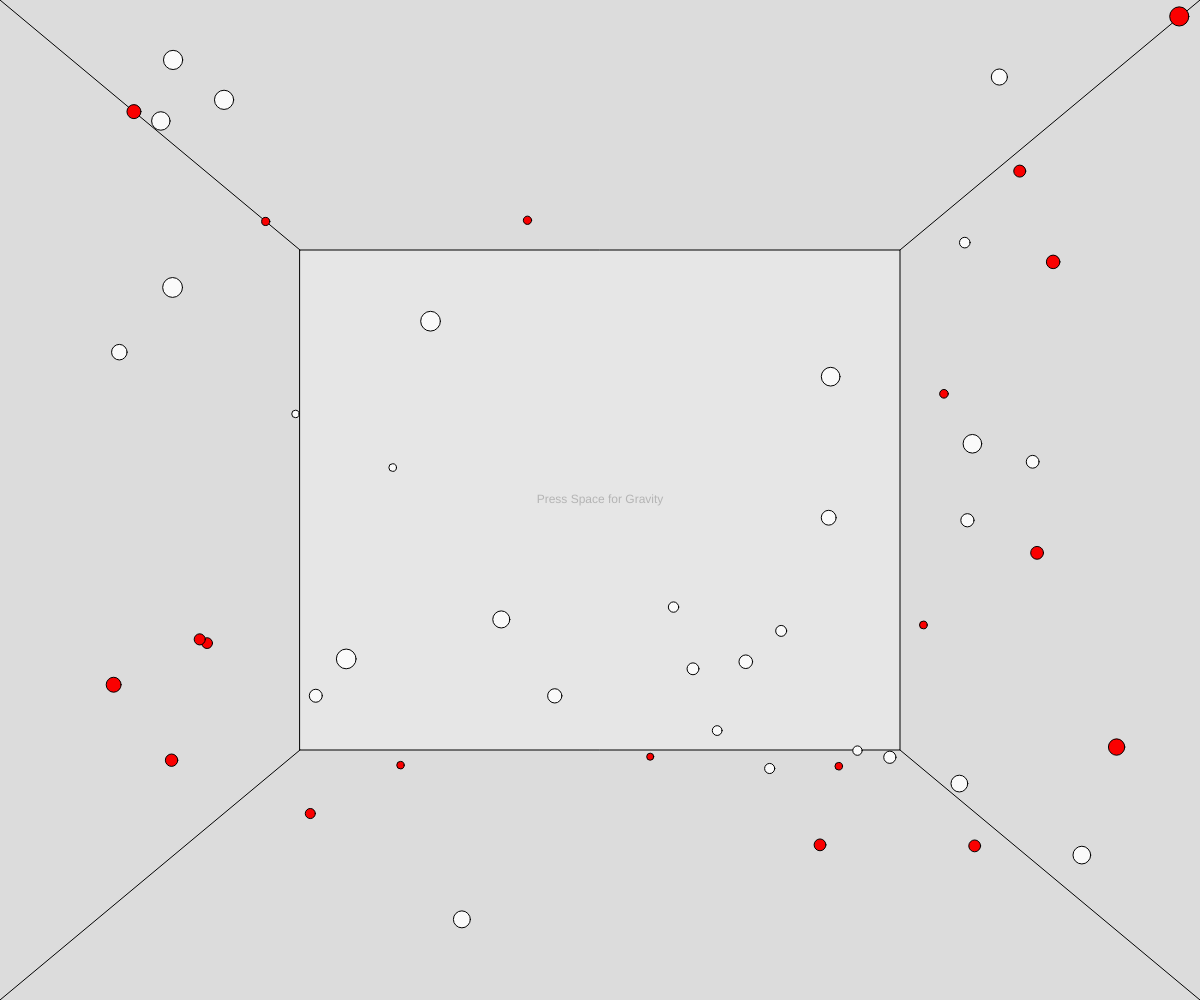
Frame 1 (no input)
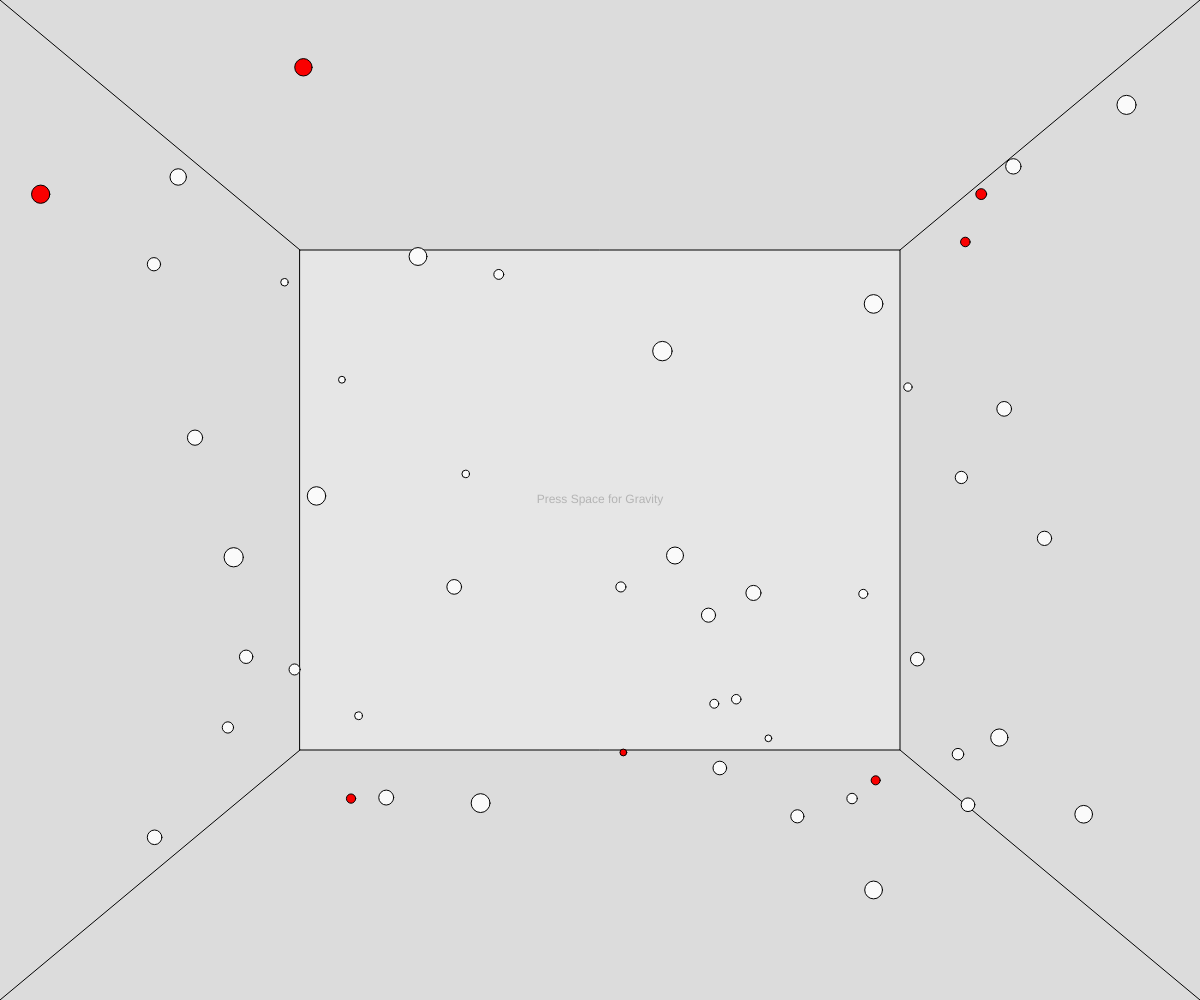
Frame 60 (no input)
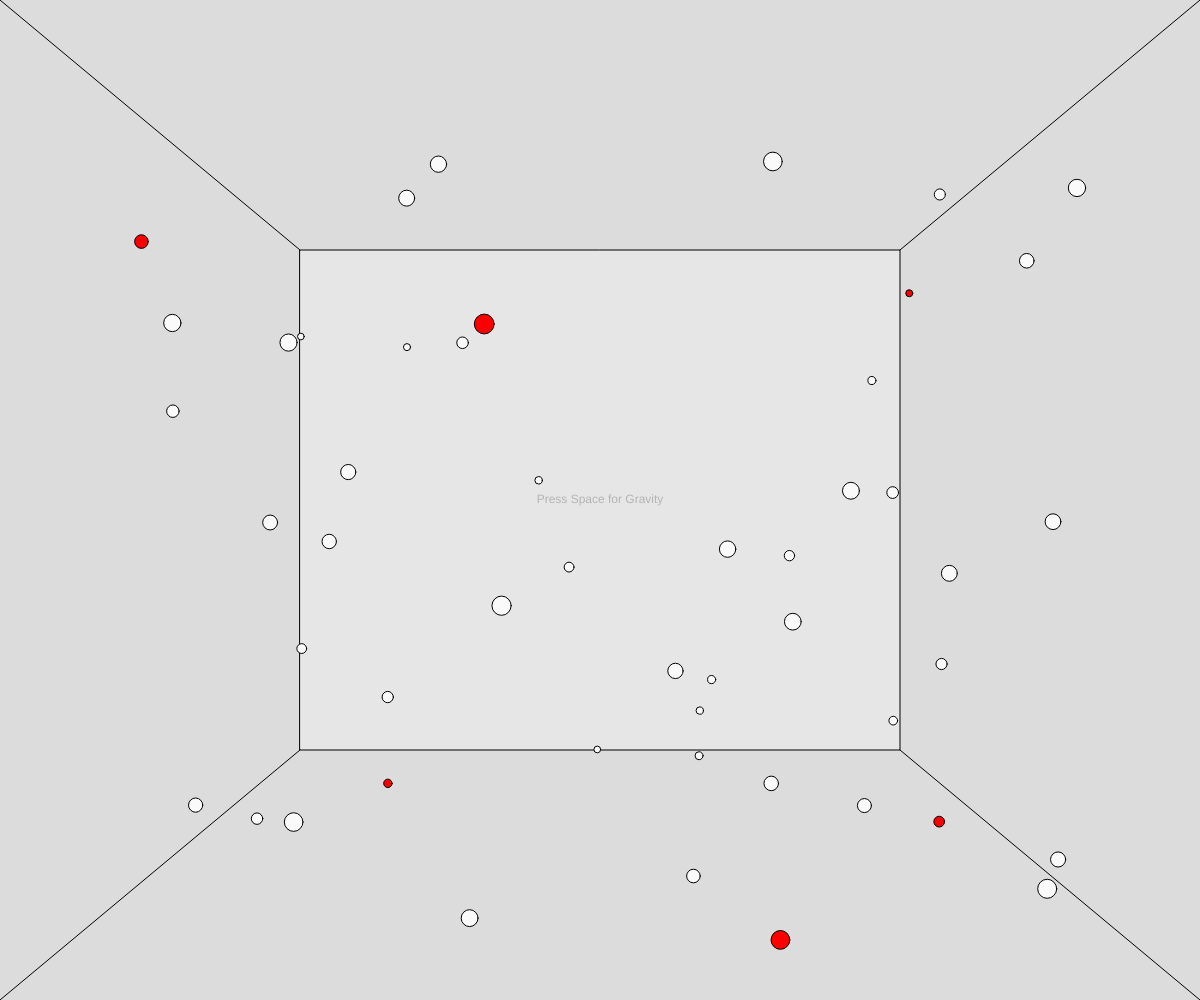
Frame 120 (the mouse pressed at the canvas centre since frame 60)

The p5.js sketch that drew these frames (run headless with seeded random() and noise() and a simulated clock; from frame 60 on, the mouse is pressed at the canvas centre):

// p5.js sketch
// ── sketch.js
let critters = [];

function setup() {
  createCanvas(windowWidth, windowHeight);
  
  for(let i = 0; i < 50; i++){
    critters.push(new Critter());
  }
  
  
}

function draw() {
  background(220);
  
  
  
  //draw cube lines
  fill(230);
  rect(width/2 - width/4, height/2 - height/4, width/2 , height/2 );
  
  line(0,0,width/2 - width/4, height/2 - height/4);
  line(width,0,width/2 + width/4, height/2 - height/4);
  line(0,height,width/2 - width/4, height/2 + height/4);
  line(width,height,width/2 + width/4, height/2 + height/4);
  
  //text
  fill(180);
  textAlign(CENTER, CENTER);
  text("Press Space for Gravity", width/2, height/2);
  
  //draw spheres
  critters.sort(function compareFn(firstEl, secondEl) {
    return min(max(firstEl.getDepth() - secondEl.getDepth(),-1),1);
  });
  
  for(let i in critters){
    critters[i].moveFwd();
    critters[i].draw();
  }
  
}

function keyPressed() {
  if (keyCode === 32) {
    for(let i in critters){
    critters[i].setGravity(createVector(0,0,1));
    }
  }
}

function keyReleased() {
  if (keyCode === 32) {
    for(let i in critters){
    critters[i].setGravity(createVector(0,0,0));
    }
  }
  return false; // prevent any default behavior
}
// ── critter.js
class Critter{
  constructor(){
    this.maxDepth = max(width,height);
    this.pos = createVector(random(width),random(this.maxDepth),random(height));
    this.dir = p5.Vector.random3D().normalize();
    this.scale = 20;
    this.speed = random(1,3);
    this.hitFrames = 0;
    this.gravity = createVector(0,0,0);
  }
  
  setDir(dir){
    this.dir = dir;
  }
  
  setDirLerp(dir, by){
    this.setDir(p5.Vector.lerp(this.dir,dir,by));
  }
  
  moveFwd(){
    
    let d = 1 - (this.pos.y /this.maxDepth);
    let xScalar = lerp(0,width/2 - width/4, d);
    let zScalar = lerp(0,height/2 - height/4, d);
    
    this.dir = this.dir.add(this.gravity).normalize();
    
    this.pos.add(p5.Vector.mult(this.dir,this.speed*deltaTime/10).mult(
      createVector(lerp(1,1/4,d),1,lerp(1,1/4,d) )));
    
    //collisions
    if(this.pos.x < xScalar){ 
      this.pos.x = xScalar;
      this.dir.x = -this.dir.x
      this.hitFrames = 1;
    }
    
    if(this.pos.x >= width-xScalar){ 
      this.pos.x = width-xScalar-1;
      this.dir.x = -this.dir.x
      this.hitFrames = 1;
    }
    
    if(this.pos.y < 0){ 
      this.pos.y = 0;
      this.dir.y = -this.dir.y
      this.hitFrames = 1;
    }
    
    if(this.pos.y >= this.maxDepth){ 
      this.pos.y = this.maxDepth-1;
      this.dir.y = -this.dir.y
      this.hitFrames = 1;
    }
    
    if(this.pos.z < zScalar){ 
      this.pos.z = zScalar;
      this.dir.z = -this.dir.z
      this.hitFrames = 1;
    }
    
    if(this.pos.z >= height-zScalar){ 
      this.pos.z = height-zScalar-1;
      this.dir.z = -this.dir.z
      this.hitFrames = 1;
    }
  }
  
  draw(){
    let d = this.pos.y/this.maxDepth;
    let viewScale = lerp(this.scale/3, this.scale, d);
    
    fill(250);
    if(this.hitFrames > 0){
      fill(250,0,0);
      
      this.hitFrames++;
      if(this.hitFrames > 20) this.hitFrames = 0;
    }
    
    circle(this.pos.x, this.pos.z, viewScale);
  }
  
  getDepth(){
    return this.pos.y / this.maxDepth;
  }
  
  setGravity(gravity){
    this.gravity = gravity;
  }
}
